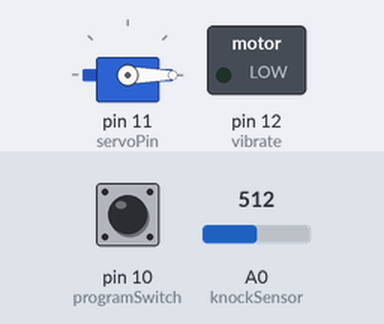
The sketch below on a simulated Arduino Uno, built with avr-gcc and run on an emulated ATmega328P. Shown: servo, switched loads named in the sketch (green lamp = pin HIGH). The test bench sets the inputs (shaded band); at power-on: A0 (knockSensor) = 512, pin 10 (programSwitch) HIGH.

Above: at 2.2 s.
2.3 s: A0 (knockSensor) set to 40
5.2 s: A0 (knockSensor) set to 47
9.5 s: A0 (knockSensor) set to 53
At 13.4 s:
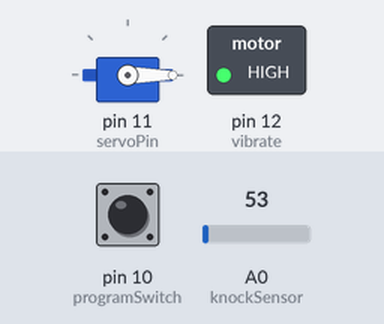
Timing chart, 0 to 22.7 s (numbered marks = the images above; inputs shaded):
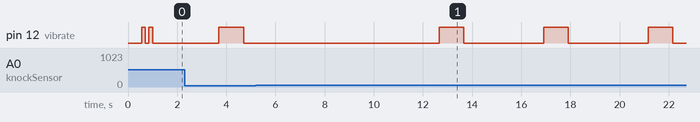

Measured:
- after the input at 5.2 s, every drawn part: stays the same
- after the input at 9.5 s, pin 12 (vibrate): alternates HIGH for 1.0 s and LOW for 3.3 s, starting after 3.2 s

The sketch:

Secret_Knock_Box_V2.ino
```cpp
// (licence header left out)
#include <Servo.h>
#include <EEPROM.h>

// Pin definitions
const int knockSensor = 0;         // Piezo sensor on analog pin 0.
const int trimPot = 1;             // Trim potentiometer that allows the user to set the sensitivity
const int programSwitch = 10;       // When this is high we program a new code
const int servoPin = 11;            // Servo that we're controlling.
const int vibrate = 12;              // buzzer
const int LED = 13;              // Status LED for failed knock

// the current address in the EEPROM (i.e. which byte we're going to write to next)
int addr = 0;

// Tuning constants.  Tested for use with 27mm Piezo disc and 470K ohm resistor.
const int thresholdMax = 40;       // Maximum value we can set for the knock sensitivity based on the trim pot.  Increase this if it's too sensitive.
const int rejectValue = 30;        // If an individual knock is off by this percentage of a knock we ignore. (30 is pretty lose. 10 is strict)
const int averageRejectValue = 20; // If the average timing of the knocks is off by this percent we ignore. (20 is pretty lose, 10 is strict.)
const int debounceThreshold = 150;  // Simple debounce timer to make sure we don't register more than one knock.
const int maximumKnocks = 20;       // Maximum number of knocks to listen for.
const int knockComplete = 1500;     // Longest time to wait for a knock before we assume that it's finished.


// Variables.
Servo latchServo;                  // The servo that opens the latch
int secretCode[maximumKnocks];  //array for secret code
int unlock = 130; //move servo to this position to unlock
int knockReadings[maximumKnocks];    // When someone knocks this array fills with delays between knocks. (A correct knock looks a lot like the line above).
int knockSensorValue = 0;            // Most recent reading of the knock sensor.
int threshold = 50;                // Minimum signal from the piezo to register as a knock.  (Set by the trim pot.)
int programButtonPressed = false;    // Flag so we remember the programming button setting at the end of the cycle.
long counter = 0;                    // Used to time the display light and the trim pot readings.

void setup() {

  pinMode(vibrate, OUTPUT);

  pinMode(programSwitch, INPUT);
  digitalWrite(programSwitch, HIGH);   // turn on pullup resistors


  latchServo.attach(servoPin);   // Initialize the servo.
  delay(50);
  latchServo.write(0);
  delay(500);  // wait for servo to get there
  latchServo.detach();   // Detach the servo when not using it.

  //buzz to signal we're ready
  digitalWrite(vibrate, HIGH);    //vibrate
  delay(150);
  digitalWrite(vibrate, LOW);
  delay(150);
  digitalWrite(vibrate, HIGH);    //vibrate
  delay(150);
  digitalWrite(vibrate, LOW);

  for (int i = 0; i < maximumKnocks; i++) { // Read the secret knock from EEPROM
    secretCode[i] = EEPROM.read(i);
  }
}

void loop() {
  // Listen for any knock at all.
  knockSensorValue = analogRead(knockSensor);
  counter++;
  if (counter >= 1500) {
    counter = 0;
  }


  if (digitalRead(programSwitch) == LOW) { // Is the program button pressed?
    programButtonPressed = true;           // Yes, so lets save that state.

    digitalWrite(LED, HIGH);    //turn on the the light so we know we're programming.
  }
  else {
    programButtonPressed = false;          // Otherwise reset all the ... everything.
    digitalWrite(LED, LOW);

  }
  if (knockSensorValue > threshold) {
    listenToSecretKnock();
  }
}

// Records the timing of knocks.
void listenToSecretKnock() {
  //Serial.println("(knock started)");

  int i = 0;
  int counter = 0;
  // First lets reset the listening array.
  for (i = 0; i < maximumKnocks; i++) {
    knockReadings[i] = 0;
  }

  int currentKnockNumber = 0;     // Increment for the array.
  int startTime = millis();       // Reference for when this knock started.
  int now = millis();

  digitalWrite(LED, HIGH);   // Light the LED for knock feedback.

  delay(debounceThreshold);
  digitalWrite(LED, LOW);

  do {
    // Listen for the next knock or wait for it to time out.
    knockSensorValue = analogRead(knockSensor);

    if (knockSensorValue > threshold) {                  // Got another knock...
      now = millis();                                    // Record the delay time.
      knockReadings[currentKnockNumber] = now - startTime;
      currentKnockNumber ++;                             // Increment the counter.
      startTime = now;
      digitalWrite(LED, HIGH);      	         // Light the knock LED.

      delay(debounceThreshold / 2);                      // Debounce the knock sensor. (And turn the LED off halfway through.)
      digitalWrite(LED, LOW);
      delay(debounceThreshold / 2);
    }

    now = millis();

    // Did we timeout or have too many knocks?
  }
  while ((now - startTime < knockComplete) && (currentKnockNumber < maximumKnocks));

  // We have a completed knock, lets see if it's valid
  if (programButtonPressed == false) {
    if (validateKnock() == true) {
      triggerSuccessfulAction();
    }
    else {
      triggerFailedAction();
    }
  }
  else { // If we're in programming mode we still run it through the validate function in order to get some useful numbers.
    validateKnock();


    digitalWrite(LED, LOW);
    for (i = 0; i < 2; i++) {
      delay(100);
      digitalWrite(LED, HIGH);
      delay(100);
      digitalWrite(LED, LOW);
    }
  }
}

// We got a good knock, so do something!
void triggerSuccessfulAction() {
  int i = 0;

  digitalWrite(LED, HIGH);       // Turn on the LED so the user knows the knock was successful.  (Important if the optional status lights are missing.)

  latchServo.attach(servoPin);    // init the servo.
  latchServo.write(0);
  delay(100);
  latchServo.write(unlock); //release the latch
  delay(1000);

  latchServo.write(0); //return to be ready to latch again
  delay(500);

  latchServo.detach();

}

// We didn't like the knock.  Indicate displeasure.
void triggerFailedAction() {
  digitalWrite(vibrate, HIGH);
  delay(1000);
  digitalWrite(vibrate, LOW);
  delay(100);
}

// Checks if our knock matches the secret.
// Returns true if it's a good knock, false if it's not.
boolean validateKnock() {
  int i = 0;

  // Simplest check first: Did we get the right number of knocks?
  int currentKnockCount = 0;
  int secretKnockCount = 0;
  int maxKnockInterval = 0;             // We use this later to normalize the times.

  for (i = 0; i < maximumKnocks; i++) {
    if (knockReadings[i] > 0) {
      currentKnockCount++;
    }
    if (secretCode[i] > 0) {
      secretKnockCount++;
    }

    if (knockReadings[i] > maxKnockInterval) { 	// Collect normalization data while we're looping.
      maxKnockInterval = knockReadings[i];
    }
  }

  // If we're recording a new knock, save the info to EEPROM.

  if (programButtonPressed == true) {
    for (i = 0; i < maximumKnocks; i++) {
      secretCode[i] = map(knockReadings[i], 0, maxKnockInterval, 0, 100); // Normalize the knock timing
      EEPROM.write(i, secretCode[i]);    //save new knock to EEPROM

    }
    // And flash the lights in the recorded pattern to let us know it's been programmed.
    digitalWrite(LED, LOW);
    delay(750);

    //Start playing back the knocks
    digitalWrite(LED, HIGH);  // First knock
    delay(40);
    for (i = 0; i < maximumKnocks ; i++) {
      digitalWrite(LED, LOW);

      if (programButtonPressed == true) { // Only turn it on if there's a delay
        if (secretCode[i] > 0) {
          delay(map(secretCode[i], 0, 100, 0, maxKnockInterval)); // Expand the time back out to what it was.  Roughly.
          digitalWrite(LED, HIGH);
        }
      }
      delay(40);
      digitalWrite(LED, LOW);
    }
    return false; 	// We don't do anything when we are recording a new knock.
  }

  if (currentKnockCount != secretKnockCount) {
    return false;   // Return false if the number of knocks are wrong.
  }

  /*  Now we compare the relative intervals of our knocks, not the absolute time between them.
    (ie: if you do the same pattern slow or fast it should still work.)
    This makes it less picky, which does make it less secure but also makes it
    less of a pain to use if you're tempo is a little slow or fast.
  */
  boolean codeFound = true;
  int totaltimeDifferences = 0;
  int timeDiff = 0;

  for (i = 0; i < maximumKnocks; i++) { // Normalize the times
    knockReadings[i] = map(knockReadings[i], 0, maxKnockInterval, 0, 100);
    timeDiff = abs(knockReadings[i] - secretCode[i]);
    if (timeDiff > rejectValue) { // Individual value too far out of whack
      codeFound = false;
    }
    totaltimeDifferences += timeDiff;
  }
  // It can also fail if the whole thing is too inaccurate.
  if (totaltimeDifferences / secretKnockCount > averageRejectValue) {
    codeFound = false;
  }

  if (codeFound == false) {
    return false;
  }
  else {
    return true;
  }

}
```
